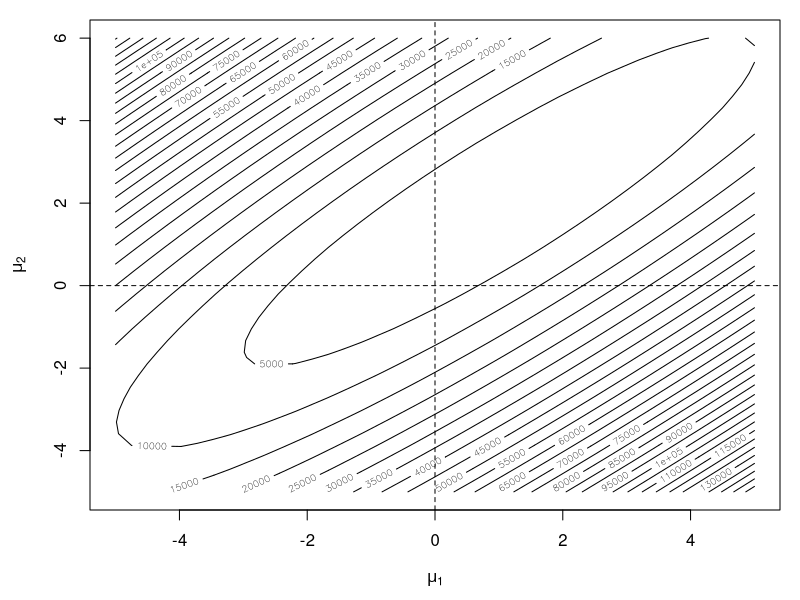
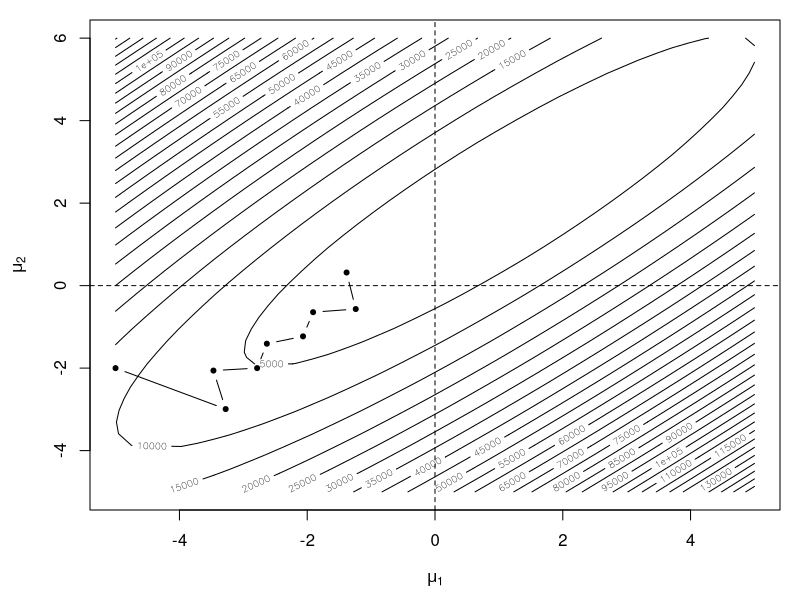

Write the R code that produced these figures, in order.
## ---- chunk 1
library(dplyr, warn.conflicts = FALSE)
## ---- chunk 2
set.seed(2017-08-10)
mu <- c(1, 2)
S <- rbind(c(1, .9), c(.9, 1))
x <- MASS::mvrnorm(500, mu, S)
nloglike <- function(mu1, mu2) {
        dmv <- mvtnorm::dmvnorm(x, c(mu1, mu2), S, log = TRUE)
        -sum(dmv)
}
nloglike <- Vectorize(nloglike, c("mu1", "mu2"))
nx <- 40
ny <- 40
xg <- seq(-5, 5, len = nx)
yg <- seq(-5, 6, len = ny)
g <- expand.grid(xg, yg)
nLL <- nloglike(g[, 1], g[, 2])
z <- matrix(nLL, nx, ny)
par(mar = c(4.5, 4.5, 1, 1))
contour(xg, yg, z, nlevels = 40, xlab = expression(mu[1]), 
        ylab = expression(mu[2]))
abline(h = 0, v = 0, lty = 2)
## ---- chunk 3
norm <- function(x) x / sqrt(sum(x^2))
Sinv <- solve(S)  ## I know I said not to do this!
step1 <- function(mu, alpha = 1) {
        D <- sweep(x, 2, mu, "-")
        score <- colSums(D) %>% norm
        mu + alpha * drop(Sinv %*% score)
}
steep <- function(mu, n = 10, ...) {
        results <- vector("list", length = n)
        for(i in seq_len(n)) {
                results[[i]] <- step1(mu, ...)
                mu <- results[[i]]
        }
        results
}
m <- do.call("rbind", steep(c(-5, -2), 8))
m <- rbind(c(-5, -2), m)

par(mar = c(4.5, 4.5, 1, 1))
contour(xg, yg, z, nlevels = 40, xlab = expression(mu[1]), 
        ylab = expression(mu[2]))
abline(h = 0, v = 0, lty = 2)
points(m, pch = 20, type = "b")
## ---- chunk 4
#| echo: false
2 * 2
